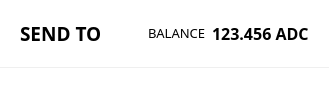
           <widget class="QFrame" name="entriesFrame">
            <property name="lineWidth">
             <number>0</number>
            </property>
            <layout class="QVBoxLayout" name="entriesFrameLayout" stretch="0,1">
             <property name="spacing">
              <number>1</number>
             </property>
             <property name="leftMargin">
              <number>0</number>
             </property>
             <property name="topMargin">
              <number>0</number>
             </property>
             <property name="rightMargin">
              <number>0</number>
             </property>
             <property name="bottomMargin">
              <number>0</number>
             </property>
             <item>
              <widget class="QWidget" name="entriesTitleWidget" native="true">
               <property name="styleSheet">
                <string notr="true">#entriesTitleWidget { background-color: white; }</string>
               </property>
               <layout class="QHBoxLayout" name="subTitleLayout">
                <property name="leftMargin">
                 <number>20</number>
                </property>
                <property name="topMargin">
                 <number>20</number>
                </property>
                <property name="rightMargin">
                 <number>20</number>
                </property>
                <property name="bottomMargin">
                 <number>20</number>
                </property>
                <item>
                 <widget class="QLabel" name="label_2">
                  <property name="font">
                   <font>
                    <family>Montserrat</family>
                    <pointsize>14</pointsize>
                    <weight>75</weight>
                    <bold>true</bold>
                   </font>
                  </property>
                  <property name="text">
                   <string>SEND TO</string>
                  </property>
                 </widget>
                </item>
                <item>
                 <spacer name="horizontalSpacer_3">
                  <property name="orientation">
                   <enum>Qt::Horizontal</enum>
                  </property>
                  <property name="sizeHint" stdset="0">
                   <size>
                    <width>40</width>
                    <height>20</height>
                   </size>
                  </property>
                 </spacer>
                </item>
                <item>
                 <widget class="QLabel" name="label">
                  <property name="sizePolicy">
                   <sizepolicy hsizetype="Preferred" vsizetype="Fixed">
                    <horstretch>0</horstretch>
                    <verstretch>0</verstretch>
                   </sizepolicy>
                  </property>
                  <property name="font">
                   <font>
                    <family>Montserrat</family>
                    <pointsize>10</pointsize>
                   </font>
                  </property>
                  <property name="text">
                   <string>BALANCE</string>
                  </property>
                 </widget>
                </item>
                <item>
                 <widget class="QLabel" name="labelBalance">
                  <property name="sizePolicy">
                   <sizepolicy hsizetype="Preferred" vsizetype="Fixed">
                    <horstretch>0</horstretch>
                    <verstretch>0</verstretch>
                   </sizepolicy>
                  </property>
                  <property name="font">
                   <font>
                    <family>Montserrat</family>
                    <pointsize>12</pointsize>
                    <weight>75</weight>
                    <bold>true</bold>
                   </font>
                  </property>
                  <property name="cursor">
                   <cursorShape>IBeamCursor</cursorShape>
                  </property>
                  <property name="text">
                   <string notr="true">123.456 ADC</string>
                  </property>
                  <property name="textInteractionFlags">
                   <set>Qt::LinksAccessibleByMouse|Qt::TextSelectableByKeyboard|Qt::TextSelectableByMouse</set>
                  </property>
                 </widget>
                </item>
               </layout>
              </widget>
             </item>
             <item>
              <widget class="QWidget" name="entries" native="true">
               <property name="sizePolicy">
                <sizepolicy hsizetype="Preferred" vsizetype="Minimum">
                 <horstretch>0</horstretch>
                 <verstretch>0</verstretch>
                </sizepolicy>
               </property>
               <property name="styleSheet">
                <string notr="true">#entries { background-color: white; }</string>
               </property>
               <layout class="QVBoxLayout" name="entriesLayout" stretch="0">
                <property name="spacing">
                 <number>20</number>
                </property>
                <property name="leftMargin">
                 <number>20</number>
                </property>
                <property name="topMargin">
                 <number>20</number>
                </property>
                <property name="rightMargin">
                 <number>20</number>
                </property>
                <property name="bottomMargin">
                 <number>20</number>
                </property>
                <item>
                 <spacer name="verticalSpacer">
                  <property name="orientation">
                   <enum>Qt::Vertical</enum>
                  </property>
                  <property name="sizeHint" stdset="0">
                   <size>
                    <width>20</width>
                    <height>0</height>
                   </size>
                  </property>
                 </spacer>
                </item>
               </layout>
              </widget>
             </item>
            </layout>
           </widget>
